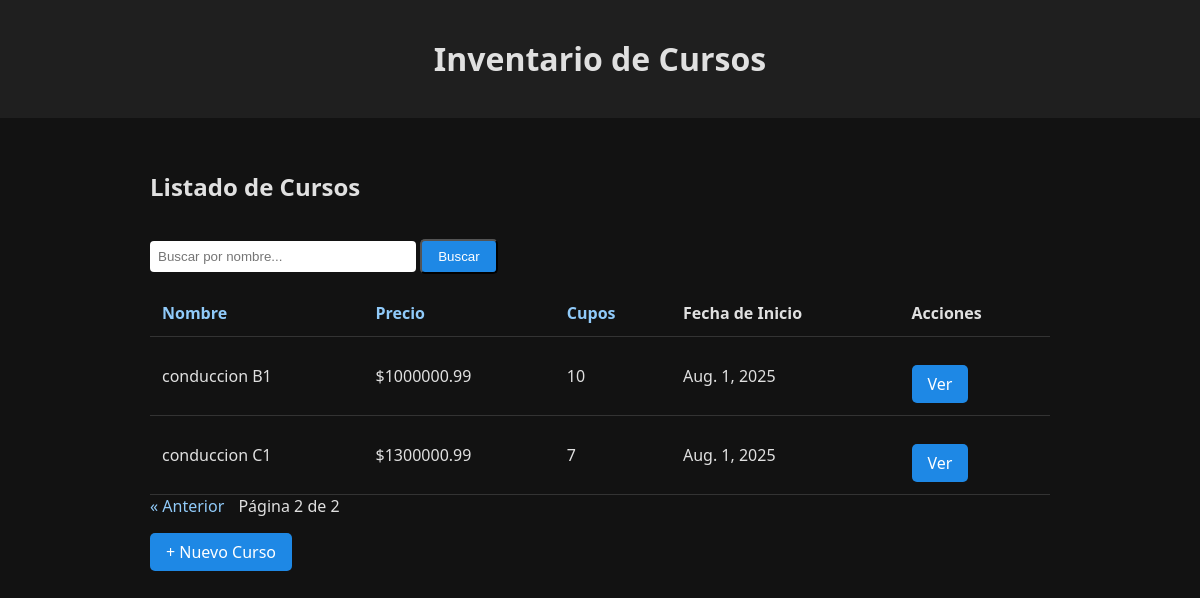
The app's page /items/?page=2&q=&sort=nombre with its own data.
### inventario/models.py (models this page shows, shortened)
class Curso(models.Model):
    nombre = models.CharField(max_length=50)
    cupos = models.IntegerField()
    precio = models.DecimalField(max_digits=11, decimal_places=2)
    fecha_inicio = models.DateField()

### inventario/views.py (the view)
# urls.py: path('items/', views.cursoLista, name='curso_listado'),
def cursoLista(request):
    q = request.GET.get('q', '')
    sort = request.GET.get('sort', 'nombre')
    cursos = Curso.objects.all()
    if q:
        cursos = cursos.filter(nombre__icontains=q)
    cursos = cursos.order_by(sort)
    paginator = Paginator(cursos, 5)
    page = request.GET.get('page')
    cursos_page = paginator.get_page(page)
    context = {
        'cursos': cursos_page,
        'q': q,
        'sort': sort
    }
    return render(request, 'cursos/listado.html', context)

### inventario/templates/cursos/listado.html (shortened to what this page needs)
{% extends "base.html" %}
{% block content %}
<h2>Listado de Cursos</h2>
<form method="get" class="search-bar">
    <input type="text" name="q" value="{{ q }}" placeholder="Buscar por nombre...">
    <button class="btn" type="submit">Buscar</button>
</form>
<table>
    <thead>
        <tr>
            <th><a href="?sort=nombre{% if q %}&q={{ q }}{% endif %}">Nombre</a></th>
            <th><a href="?sort=precio{% if q %}&q={{ q }}{% endif %}">Precio</a></th>
            <th><a href="?sort=cupos{% if q %}&q={{ q }}{% endif %}">Cupos</a></th>
            <th>Fecha de Inicio</th>
            <th>Acciones</th>
        </tr>
    </thead>
    <tbody>
        {% for curso in cursos %}
        <tr>
            <td>{{ curso.nombre }}</td>
            <td>${{ curso.precio }}</td>
            <td>{{ curso.cupos }}</td>
            <td>{{ curso.fecha_inicio }}</td>
            <td>
                <a class="btn" href="{% url 'curso_detalle' curso.pk %}">Ver</a>
            </td>
        </tr>
        {% empty %}
        <tr>
            <td colspan="5">No se encontraron cursos.</td>
        </tr>
        {% endfor %}
    </tbody>
</table>
<div class="pagination">
    {% if cursos.has_previous %}
        <a href="?page={{ cursos.previous_page_number }}&q={{ q }}&sort={{ sort }}">« Anterior</a>
    {% endif %}
    Página {{ cursos.number }} de {{ cursos.paginator.num_pages }}
</div>
<a class="btn" href="{% url 'curso_nuevo' %}">+ Nuevo Curso</a>
{% endblock %}

### inventario/templates/base.html (style rules this page uses)
body { background-color: #121212; color: #e0e0e0; font-family: 'Segoe UI', sans-serif; margin: 0; padding: 0; }
table { width: 100%; border-collapse: collapse; margin-top: 1rem; }
th, td { padding: 0.75rem; border-bottom: 1px solid #333; text-align: left; }
th a { color: #90caf9; text-decoration: none; }
.btn { display: inline-block; background-color: #1e88e5; color: white; padding: 0.5rem 1rem; border-radius: 5px; text-decoration: none; margin-top: 1rem; }
.pagination a { margin-right: 10px; color: #90caf9; text-decoration: none; }
.search-bar input { padding: 0.5rem; border-radius: 4px; border: none; width: 250px; }

### records on screen
Curso: nombre "conduccion B1", precio "1000000.99", cupos "10", fecha_inicio "Aug. 1, 2025"
Curso: nombre "conduccion C1", precio "1300000.99", cupos "7", fecha_inicio "Aug. 1, 2025"

### other values on screen
{{ cursos.number }} "2"
{{ cursos.paginator.num_pages }} "2"
